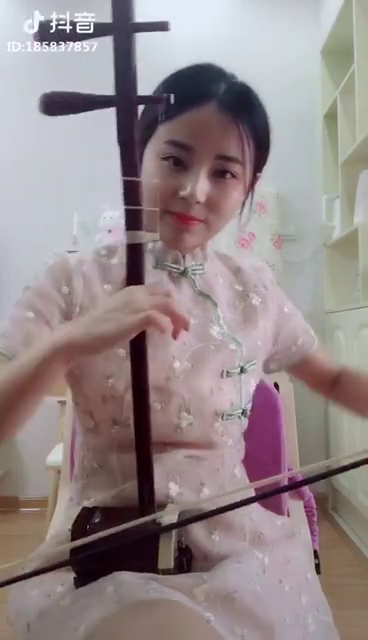
#> input picture frame 36 of wangzhe.mp4, 368 x 640 px
$ python convertVideo.py
#> lines starting #> are read from the running program, lines starting #| are printed output that depends on the picture
#> in solve, frame is the input picture: shape (640, 368, 3); mean B, G, R 138, 136.7, 149.3
#| frame 1:	True
### convertImage.py
# -*- coding:utf-8 -*-
# Program:
#		replace the picture with character
# Release:
#		2018/07/21	ZhangDao	First release
import cv2
import numpy as np

def convertImage(img, ifShow=False):
	'''main function to convert the picture
	Args:
		img:	img of numpy type
		ifShow:	if show the result
	Returns:
		None
	'''
#> called with ifShow = False
	# canny edge detection
	imgCanny = cv2.Canny(img, 200, 300)
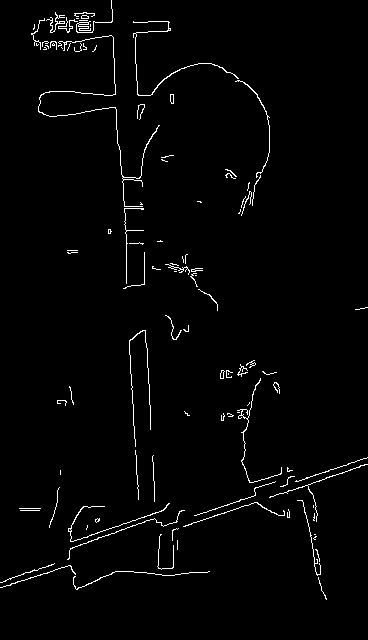
#> imgCanny: shape (640, 368); 1.9% white in thin lines or dots
	# print (imgCanny.shape)# (192, 263)

	# get size of the image
	h, w, d = img.shape
#> h = 640; w = 368; d = 3
	# print (h, w, d)# (478, 342, 3)

	# a blank picture
	imgBlank = np.zeros((h, w, d), np.uint8)

	dpi = 5
	font = cv2.FONT_HERSHEY_SIMPLEX
	threshold = 1
	for i in range(0, h-dpi, dpi):
		for j in range(0, w-dpi, dpi):
			sum = 0.0
			for k in range(i, i+dpi):
				for l in range(j, j+dpi):
					sum += imgCanny[k][l]
			if (ifShow):
				print (sum)
			if sum < threshold:
				# continue
				cv2.putText(imgBlank, '1', (j, i), font, 0.1, (0, 255, 0), 1, False)
			else:
				continue
				cv2.putText(imgBlank, '0', (j, i), font, 0.1, (0, 255, 0), 1, False)
#> imgBlank: shape (640, 368, 3); every value is 0

	# save and show
	if (ifShow):
		# save
		cv2.imwrite('output.jpg', imgBlank, [int( cv2.IMWRITE_JPEG_QUALITY), 95])

		# show
		cv2.imshow('image', imgBlank)
		cv2.waitKey()
		cv2.destroyWindow('image')
	else:
		return imgBlank


# [3 lines that do not run on import are left out]

	# img = cv2.imread('baoerjie2.jpeg')
	# convertImage(img, True)

### convertVideo.py
# -*- coding:utf-8 -*-
# Program:
#		replace the video with character
# Release:
#		2018/07/21	ZhangDao	First release
import cv2

try:
	from . import convertImage
except:
	import convertImage

def solve(name):
	'''main function to convert the video
	Args:
		name:	name of video to convert
	Returns:
		None
	'''
	videoCapture = cv2.VideoCapture(name)
	fps = videoCapture.get(cv2.CAP_PROP_FPS)
	size = (int(videoCapture.get(cv2.CAP_PROP_FRAME_WIDTH)),
		int(videoCapture.get(cv2.CAP_PROP_FRAME_HEIGHT)))
	videoWriter = cv2.VideoWriter(
		'output.mp4', cv2.VideoWriter_fourcc('m', 'p', '4', 'v'),
		fps, size)

	success, frame = videoCapture.read()
	count = 1
	while success:	# Loop until there are no more frames.
		# print (frame.shape)	# (640, 368, 3)
		print ('frame %d:\t%s' % (count, success))
		frame = convertImage.convertImage(frame, False)
		videoWriter.write(frame)
		success, frame = videoCapture.read()
		count += 1

if __name__ == '__main__':
#> (the run stopped early here; a loop or call above may not have finished)

$ run again, starting later in the video
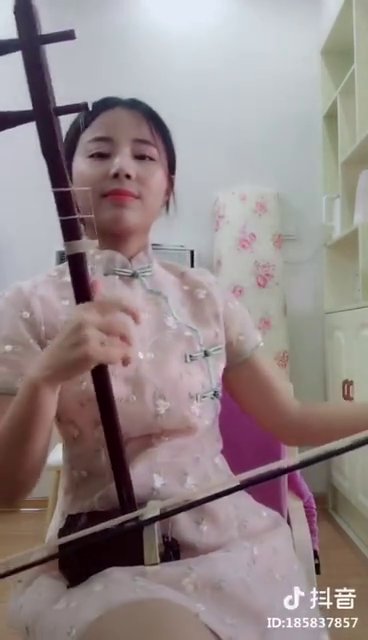
#> input picture frame 163 of wangzhe.mp4, 368 x 640 px
#> in solve, frame is the input picture: shape (640, 368, 3); mean B, G, R 136.4, 135.9, 148.5
#| frame 1:	True
#> in convertImage, `imgCanny = cv2.Canny(img, 200, 300)`:
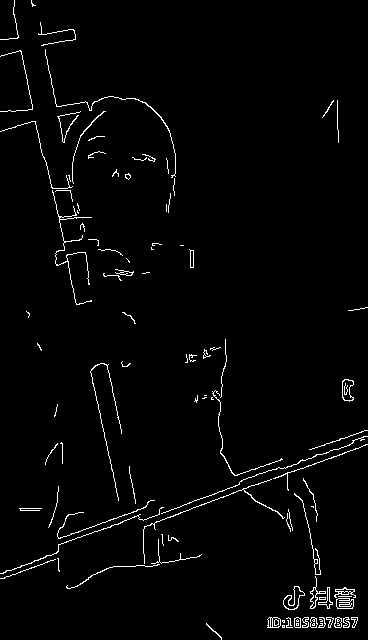
#> imgCanny: shape (640, 368); 2.2% white in thin lines or dots

$ run again, starting later in the video
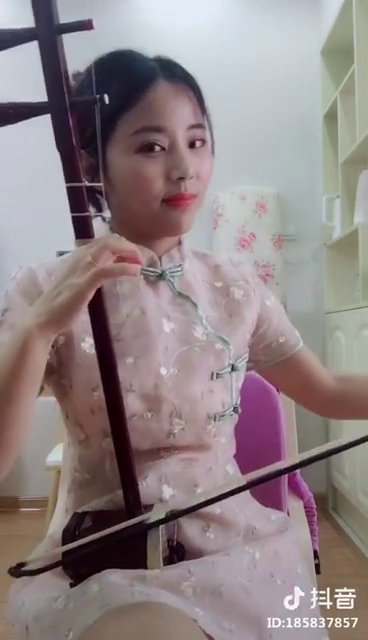
#> input picture frame 290 of wangzhe.mp4, 368 x 640 px
#> in solve, frame is the input picture: shape (640, 368, 3); mean B, G, R 133.5, 131.8, 144.2
#| frame 1:	True
#> in convertImage, `imgCanny = cv2.Canny(img, 200, 300)`:
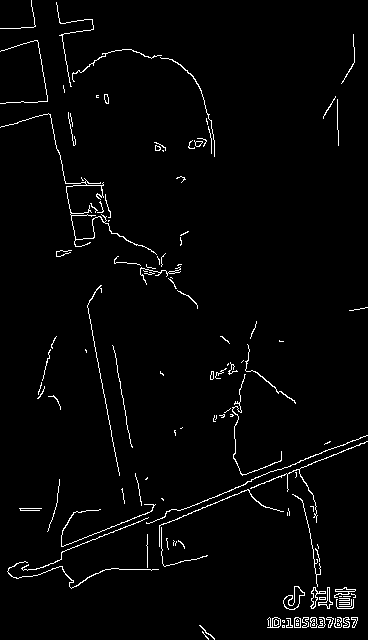
#> imgCanny: shape (640, 368); 2.4% white in thin lines or dots
